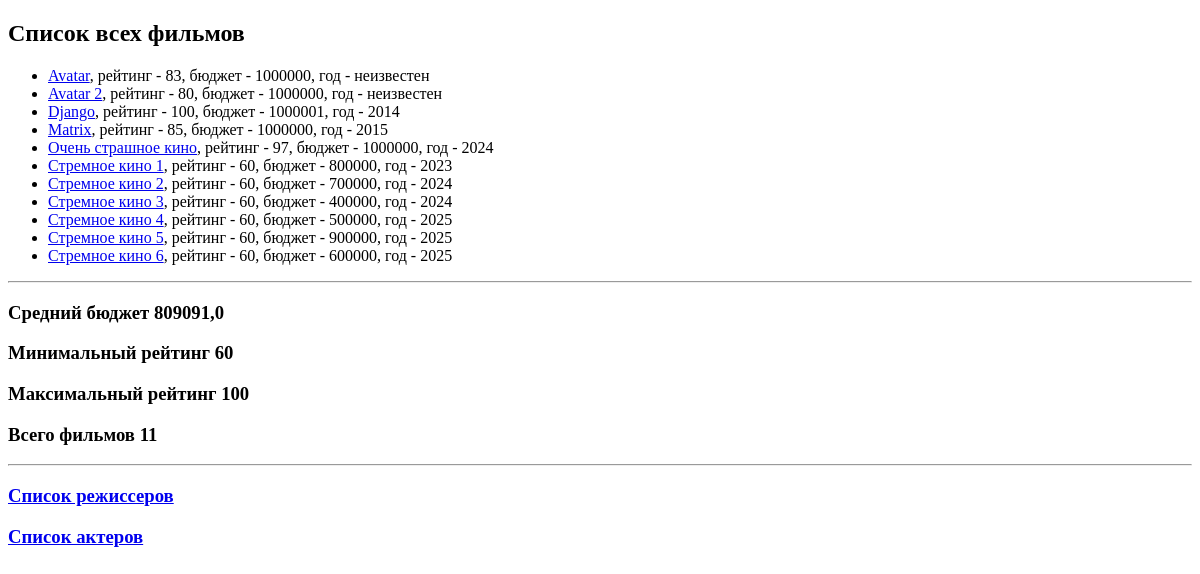
The app's page /, older data.
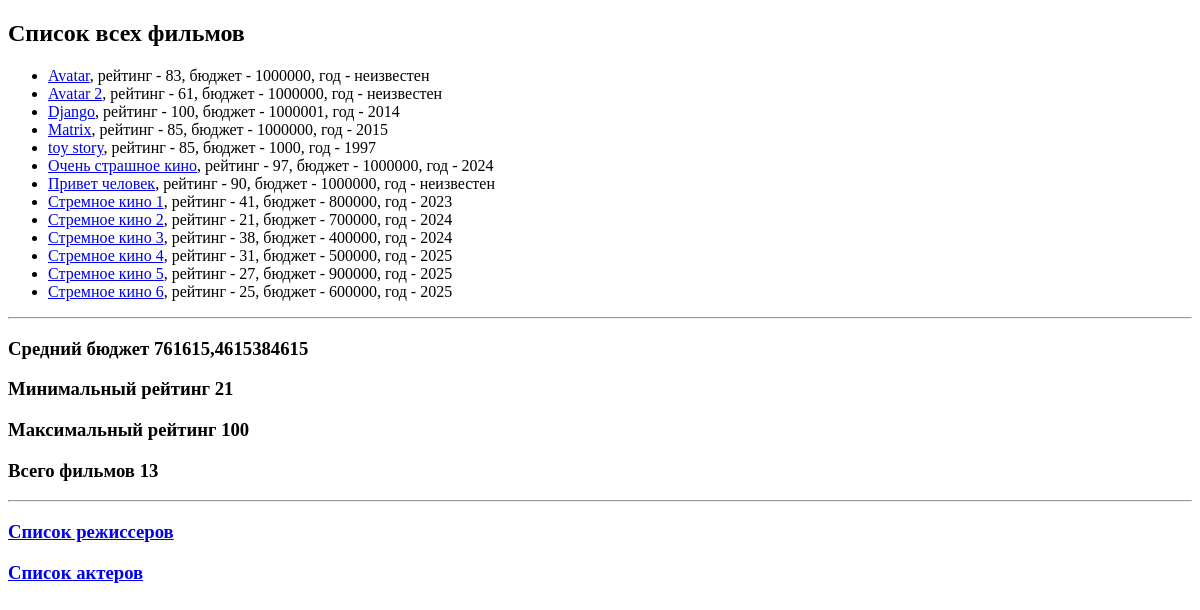
The same page, newer data.
### movie_app/models.py (models this page shows, shortened)
class Movie(models.Model):
    EURO = 'EUR'
    USD = 'USD'
    RUB = 'RUB'
    CURRENCY_CHOICES = [
        (EURO, 'Euro'),
        (USD, 'Dollar'),
        (RUB, 'Rubles'),
    ]
    name = models.CharField(max_length=40)
    rating = models.IntegerField(validators=[
        MinValueValidator(1),
        MaxValueValidator(100)
    ])
    years = models.IntegerField(null=True, blank=True)
    budget = models.IntegerField(
        default=1000000,
        blank=True,
        validators=[MinValueValidator(1)])
    currency = models.CharField(max_length=3, choices=CURRENCY_CHOICES, default=RUB)
    slug = models.SlugField(default='', null=False, db_index=True)
    director = models.ForeignKey(Director, on_delete=models.CASCADE, null=True, related_name='movies')
    actors = models.ManyToManyField(Actor)
    def get_url(self):
        return reverse('url_name', args=[self.slug])
    class Meta:
        indexes = [
            models.Index(fields=['name']),
            models.Index(fields=['slug'], name='slug_idx'),
        ]

### movie_app/views.py (the view)
# urls.py: path('', views.show_all_movie),
def show_all_movie(request):
    movies = Movie.objects.annotate(
        true_bool=Value(True),
        false_bool=Value(False),
        str_field=Value('hello'),
        int_field=Value(123),
        new_budget=F('budget') + 100,
        ffff=F('rating') * F('years'),
    ).order_by('name', F('years').desc(nulls_last=True))
    agg = movies.aggregate(Avg('budget'), Max('rating'), Min('rating'), Count('id'))
    return render(request, 'movie_app/all_movies.html', context={
        'movies': movies,
        'agg': agg,
        'total_count': movies.count(),
    })

### movie_app/templates/movie_app/all_movies.html (shortened to what this page needs)
{% extends 'movie_app/base.html' %}
{% block content %}
  <h2>Список всех фильмов</h2>
  <ul>
    {% for movie in movies %}
      <li>
        <a href="{{ movie.get_url }}">{{ movie.name }}</a>, рейтинг - {{ movie.rating }}, бюджет - {{ movie.budget }}, год - {{ movie.years|default:'неизвестен' }}
      </li>
    {% endfor %}
  </ul>
  <hr />
  <h3>Средний бюджет {{ agg.budget__avg }}</h3>
  <h3>Минимальный рейтинг {{ agg.rating__min }}</h3>
  <h3>Максимальный рейтинг {{ agg.rating__max }}</h3>
  <h3>Всего фильмов {{ total_count }}</h3>
  <hr />
  <h3><a href="{% url 'directors' %}">Список режиссеров</a></h3>
  <h3><a href="{% url 'actors' %}">Список актеров</a></h3>
{% endblock %}

### movie_app/templates/movie_app/base.html (shortened to what this page needs)
<!DOCTYPE html>
<html lang="en">
  <head>
  </head>
  <body>
    {% block content %}
    {% endblock %}
  </body>
</html>

Row changes from the older to the newer data that the page shows:
changed Movie "Avatar 2": rating "80" → "61"
added Movie: name "toy story", rating "85", budget "1000", years "1997"
added Movie: name "Привет человек", rating "90", budget "1000000", years "неизвестен"
changed Movie "Стремное кино 1": rating "60" → "41"
changed Movie "Стремное кино 2": rating "60" → "21"
changed Movie "Стремное кино 3": rating "60" → "38"
changed Movie "Стремное кино 4": rating "60" → "31"
changed Movie "Стремное кино 5": rating "60" → "27"
changed Movie "Стремное кино 6": rating "60" → "25"
Text that changed along with them:
{{ agg.budget__avg }}: "809091,0" → "761615,4615384615"
{{ agg.rating__min }}: "60" → "21"
{{ total_count }}: "11" → "13"
